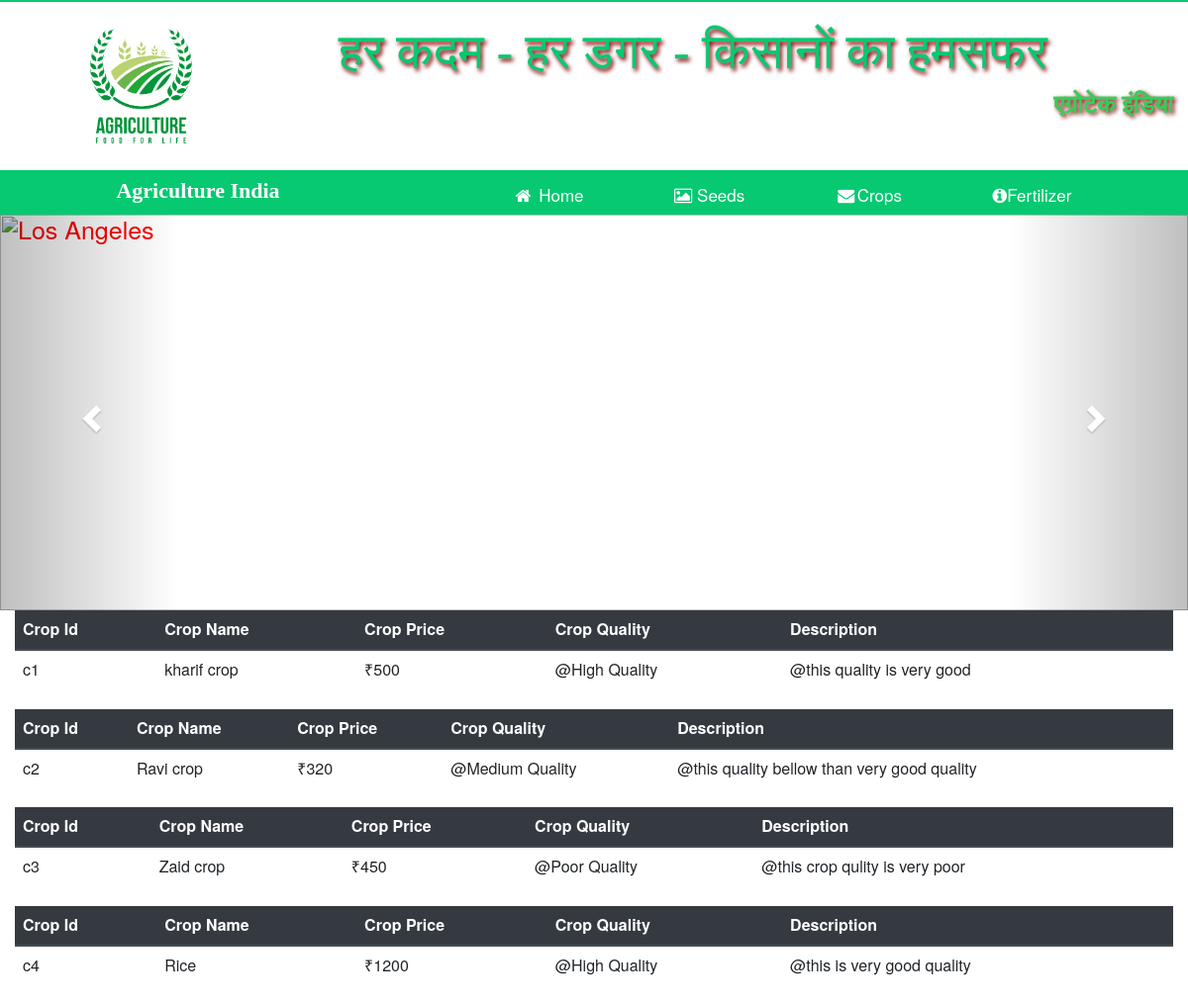
/AgroTechIndia/cropdetails.php, run on the app's committed database.
### tables this page shows
CREATE TABLE `crops` (
  `crop_id` varchar(20) NOT NULL,
  `crop_name` varchar(50) NOT NULL,
  `crop_price` int(50) NOT NULL,
  `crop_qaulity` varchar(50) NOT NULL,
  `crop_discription` longtext NOT NULL
);

### AgroTechIndia/cropdetails.php (the view, shortened to what this page needs)
   <div class="row menu">
  <div class="col-sm-4 text-center" style="color:white;font-size:22px; padding-top:5px; font-family:Comic Sans MS;font-weight:bold;"><marquee scrollamount="3" behavior="alternate" onmouseover="stop()" onmouseout="start()" >Agriculture India</marquee></div>
  <div class="col-sm-8">
   <div class="navbar">
  <a class="active" href="index.php"><i class="fa fa-fw fa-home"></i> Home</a>
  <a href="seeddetails.php"><i class="fa fa-picture-o"></i> Seeds</a>
  <a href="cropdetails.php"><i class="fa fa-fw fa-envelope"></i>Crops</a>
  <a href="fertilizerdetails.php"><i class="fa fa-info-circle"></i>Fertilizer</a>
</div>
  </div>
   </div>
   <?php
   include("includes/connect.php");
   $sql = "SELECT * FROM `crops`";
    $run = mysqli_query($conn,$sql);
    while($row = mysqli_fetch_assoc($run))
    {
      ?>
     <table class="table">
  <thead class="thead-dark">
    <tr>
      <th scope="col">Crop Id</th>
      <th scope="col">Crop Name</th>
      <th scope="col">Crop Price</th>
      <th scope="col">Crop Quality</th>
      <th scope="col">Description</th>
    </tr>
  </thead>
  <tbody>
    <tr>
      <td scope="row"><?php echo $row['crop_id'];?></td>
      <td><?php echo $row['crop_name'];?></td>
      <td><?php echo "₹" ;echo $row['crop_price'];?></td>
      <td>@<?php echo $row['crop_qaulity'];?></td>
      <td>@<?php echo $row['crop_discription'];?></td>
    </tr>
  </tbody>
</table>
    <?php
    }
   ?>

### AgroTechIndia/css/Stylesheet.css (style rules this page uses)
.header { height:170px; background:white; }
.logo { height:170px; }
.slider { height:400px; }
.menu { height:45px; background:#06c971; }
.navbar { width: 100%; }
.navbar a { float: left; text-align: center; color: white; text-decoration: none; font-size: 17px; }

### data on the page
crops: crop_id "c1", crop_name "kharif crop", crop_price "500", crop_qaulity "High Quality", crop_discription "this quality is very good"
crops: crop_id "c2", crop_name "Ravi crop", crop_price "320", crop_qaulity "Medium Quality", crop_discription "this quality bellow than very good quality"
crops: crop_id "c3", crop_name "Zaid crop", crop_price "450", crop_qaulity "Poor Quality", crop_discription "this crop qulity is very poor"
crops: crop_id "c4", crop_name "Rice", crop_price "1200", crop_qaulity "High Quality", crop_discription "this is very good quality"
